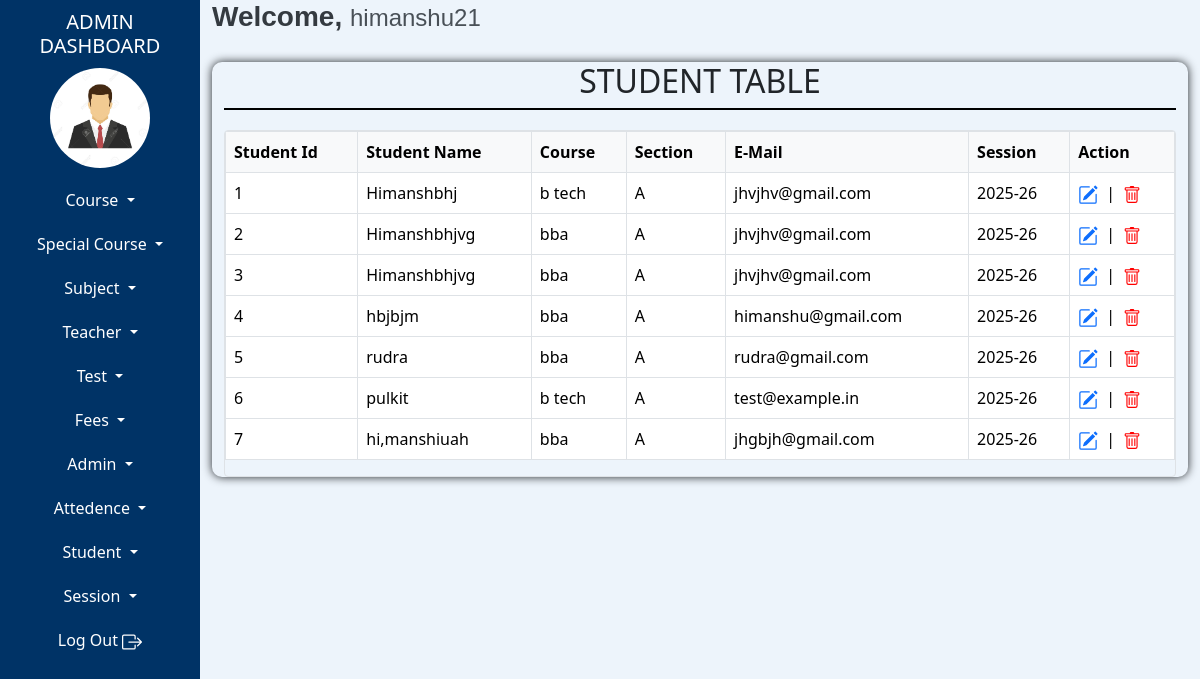
/admin/student-table.php (signed in), run on the app's committed database.
### tables this page shows
CREATE TABLE `tblstudent` (
  `studentId` int(100) NOT NULL AUTO_INCREMENT,
  `studentName` varchar(100) NOT NULL,
  `dob` date NOT NULL,
  `courseId` int(100) NOT NULL,
  `academicYearId` int(10) NOT NULL,
  `sessionId` int(100) NOT NULL,
  `studentNumber` varchar(15) NOT NULL,
  `studentGender` int(100) NOT NULL,
  `studentEmail` varchar(100) NOT NULL,
  `studentPassword` varchar(100) NOT NULL,
  `fatherName` varchar(100) NOT NULL,
  `motherName` varchar(100) NOT NULL,
  `parentNumber` varchar(15) NOT NULL,
  `parentEmail` varchar(100) NOT NULL,
  `dateOfRegistration` datetime(6) NOT NULL,
  `address` varchar(100) NOT NULL,
  `studentImage` varchar(300) DEFAULT NULL,
  `addedIpAddress` text NOT NULL,
  `addedDateTime` datetime(6) NOT NULL,
  `updatedIpAddress` text NOT NULL,
  `updatedDateTime` datetime NOT NULL,
  `section` varchar(10) NOT NULL DEFAULT 'A',
  PRIMARY KEY (`studentId`)
);

CREATE TABLE `tblcourse` (
  `courseId` int(10) NOT NULL AUTO_INCREMENT,
  `courseName` varchar(100) NOT NULL,
  `courseDuration` varchar(10) NOT NULL,
  `sessionId` int(10) NOT NULL,
  PRIMARY KEY (`courseId`)
);

CREATE TABLE `tblsession` (
  `sessionId` int(10) NOT NULL AUTO_INCREMENT,
  `sessionName` varchar(15) NOT NULL,
  `addedIpAddress` varchar(100) NOT NULL,
  `addedDateTime` datetime NOT NULL,
  `updatedIpAddress` varchar(100) NOT NULL,
  `updatedDateTime` datetime NOT NULL,
  `status` int(2) NOT NULL,
  PRIMARY KEY (`sessionId`)
);

### admin/fun-specialchar.php (called while the page is built)
<?php
function textSafe($text)
{
    return htmlspecialchars($text, ENT_QUOTES, 'UTF-8');
}
?>

### admin/student-table.php (the view, shortened to what this page needs)
<?php
include "admin-dashboard-top.php";
include "admin-dashboard-content.php";
include "fun-specialchar.php";
$query="SELECT * FROM tblstudent";
$stmt=$conn->prepare($query);
$stmt->execute();
?>
<!doctype html>
<html lang="en">
  <head>
    <link href="https://cdn.jsdelivr.net/npm/bootstrap@5.3.3/dist/css/bootstrap.min.css" rel="stylesheet">
  </head>
<body>
<div class="container-fluid">
    <div class="row">
        <div class="tbl-content">
            <div class="tbl-heading">
            <h2>STUDENT TABLE</h2>
            </div>
            <table class="table table-hover table-bordered">
              <thead>
                <tr>
                  <th scope="col">Student Id</th>
                  <th scope="col">Student Name</th>
                  <th scope="col">Course</th>
                  <th scope="col">Section</th>
                  <th scope="col">E-Mail</th>
                  <th scope="col">Session</th>
                  <th scope="col">Action</th>
                </tr>
              </thead>
              <tbody>
                <?php
                    while($result=$stmt->fetch())
                    {
                ?>
                    <tr>
                    <td><?php echo $result['studentId']; ?></td>
                      <td><?php echo textSafe($result['studentName']); ?></td>
                      <td>
                          <?php
                             $courseId=$result['courseId'];
                             $stmt2=$conn->prepare("SELECT * FROM tblcourse where courseId=:courseId");
                             $stmt2->bindParam(":courseId",$courseId);
                             $stmt2->execute();
                             $row=$stmt2->fetch();
                             echo $row ? $row["courseName"] : "<span class='text-danger'>Unknown Course</span>";
                          ?>
                      </td>
                      <td><?php echo $result['section']; ?></td>
                      <td><?php echo textSafe($result['studentEmail']); ?></td>
                    <td>
                        <?php
                            $sessionId = $result['sessionId'];
                            $sessionstmt=$conn->prepare("SELECT * FROM tblsession WHERE sessionId = :sessionId");
                            $sessionstmt->bindParam(":sessionId",$sessionId);
                            $sessionstmt->execute();
                            $session = $sessionstmt->fetch();
                            echo $session ? $session['sessionName'] : "<span class='text-danger'>Unknown Session</span>";
                        ?>
                    </td>
                    <td>
                        <div style="display: flex; align-items: center; gap: 8px;">
                            <a href="manage-student.php?studentId=<?php echo $result['studentId']; ?>" style="color: #0d6efd; text-decoration: none;">
                            </a>
                            <span>|</span>
                            <a href="delete-student.php?studentId=<?php echo $result['studentId']; ?>" style="color: red; text-decoration: none;">
                            </a>
                        </div>
                    </td>
                </tr>
                <?php
                }
                ?>
              </tbody>
            </table>
        </div>
    </div>
</div>
</body>
</div>
</div>
<?php
    include "admin-dashboard-footer.php";
?>

### admin/admin-dashboard-content.php (shortened to what this page needs)
<link href="https://cdn.jsdelivr.net/npm/bootstrap@5.3.3/dist/css/bootstrap.min.css" rel="stylesheet">
  </head>
  <body>
    <div class="container-fluid">
        <div class="row">
            <div class="col-md-2  left-side">
                <div class="heading">
                    <h5>ADMIN DASHBOARD</h5>
                </div>
                <div class="image">
                    <a href="admin-dashboard.php">
                    <?php
                        $query = "select * from tbladmin where adminId=:adminId";
                        $stmt=$conn->prepare($query);
                        $stmt->bindParam(":adminId",$adminId);
                        $stmt->execute();
                        $result = $stmt->fetch();
                        if (!empty($result['picture']))
                        {
                        	echo '<img src="'.$result['picture'].'" style=" height: 100px;" />';
                        }
                        else
                        {
                        	if ($result['adminGender'] == '1')
                        	{
                        		echo '<img src="images/female-logo.jpg" alt="Male" style="height: 100px; width: 100px;" />';
                        	}
                        	elseif ($result['adminGender'] == '2')
                        	{
                        		echo '<img src="images/male-logo.jpg" alt="Female" style="height: 100px; width: 100px;" />';
                        	}
                        }
                    ?>
                    </a>
                </div>
                <div class="buttons">
                    <div class="dropdown ">
                      <button class="btn dropdown-toggle w-100 nav-link left-btn" type="button" data-bs-toggle="dropdown" aria-expanded="false">
                        Course
                      </button>
                    </div>
                    <div class="dropdown ">
                      <button class="btn dropdown-toggle w-100 nav-link left-btn" type="button" data-bs-toggle="dropdown" aria-expanded="false">
                        Special Course
                      </button>
                    </div>
                    <div class="dropdown ">
                      <button class="btn dropdown-toggle w-100 nav-link left-btn" type="button" data-bs-toggle="dropdown" aria-expanded="false">
                        Subject
                      </button>
                    </div>
                    <div class="dropdown ">
                      <button class="btn dropdown-toggle w-100 nav-link left-btn" type="button" data-bs-toggle="dropdown" aria-expanded="false">
                        Teacher
                      </button>
                    </div>
                    <div class="dropdown ">
                      <button class="btn dropdown-toggle w-100 nav-link left-btn" type="button" data-bs-toggle="dropdown" aria-expanded="false">
                        Test
                      </button>
                    </div>
                    <div class="dropdown ">
                      <button class="btn dropdown-toggle w-100 nav-link left-btn" type="button" data-bs-toggle="dropdown" aria-expanded="false">
                        Fees
                      </button>
                    </div>
                    <div class="dropdown ">
                      <button class="btn dropdown-toggle w-100 nav-link left-btn" type="button" data-bs-toggle="dropdown" aria-expanded="false">
                        Admin
                      </button>
                    </div>
                    <div class="dropdown ">
                      <button class="btn dropdown-toggle w-100 nav-link left-btn" type="button" data-bs-toggle="dropdown" aria-expanded="false">
                        Attedence
                      </button>
                    </div>
                    <div class="dropdown ">
                      <button class="btn dropdown-toggle w-100 nav-link left-btn" type="button" data-bs-toggle="dropdown" aria-expanded="false">
                        Student
                      </button>
                    </div>
                    <div class="dropdown ">
                      <button class="btn dropdown-toggle w-100 nav-link left-btn" type="button" data-bs-toggle="dropdown" aria-expanded="false">
                        Session
                      </button>
                    </div>
                    <a href="logout-admin.php" class="btn left-btn w-100 nav-link">
                        Log Out
                    </a>
                </div>
            </div>
            <div class="col-md-10 col-sm-10 right-side">
                <div>
                    <h3 class="welcome-text">Welcome, <span class="admin-name"><?php echo $result['adminName']; ?></span></h3>
                </div>

### admin/admin-dashboard-content.php (style rules this page uses)
.left-side { background-color:#003366; color:white; height:200vh; }
.heading { text-align:center; margin:10px auto; }
.image { display:flex; justify-content:center; }
.image img { border-radius:60px; }
.left-btn { color:white; transition: background-color 0.3s ease; margin-top:20px; }
.right-side { background-color:#edf4fb; }
.welcome-text { font-family: 'Poppins', sans-serif; font-size: 28px; font-weight: 600; color: #343a40; }
.admin-name { font-family: 'Montserrat', sans-serif; font-size: 24px; font-weight: 400; color: #495057; }

### admin/student-table.php (style rules this page uses)
.tbl-heading { text-align:center; border-bottom:2px solid black; margin-bottom:20px; }
.tbl-content { box-shadow:0 0 10px; margin-top:20px; border-radius:10px; }

### admin/admin-dashboard-footer.php (style rules this page uses)
.table-responsive .table thead th { position: sticky; top: 0; z-index: 10; background-color: #f8f9fa; box-shadow: 0 2px 2px -1px rgba(0,0,0,0.4); }

### data on the page
tblstudent: studentId "1", studentName "Himanshbhj", courseId.courseName "b tech", section "A", studentEmail "jhvjhv@gmail.com", sessionId.sessionName "2025-26"
tblstudent: studentId "2", studentName "Himanshbhjvg", courseId.courseName "bba", section "A", studentEmail "jhvjhv@gmail.com", sessionId.sessionName "2025-26"
tblstudent: studentId "3", studentName "Himanshbhjvg", courseId.courseName "bba", section "A", studentEmail "jhvjhv@gmail.com", sessionId.sessionName "2025-26"
tblstudent: studentId "4", studentName "hbjbjm", courseId.courseName "bba", section "A", studentEmail "himanshu@gmail.com", sessionId.sessionName "2025-26"
tblstudent: studentId "5", studentName "rudra", courseId.courseName "bba", section "A", studentEmail "rudra@gmail.com", sessionId.sessionName "2025-26"
tblstudent: studentId "6", studentName "pulkit", courseId.courseName "b tech", section "A", studentEmail "test@example.in", sessionId.sessionName "2025-26"
tblstudent: studentId "7", studentName "hi,manshiuah", courseId.courseName "bba", section "A", studentEmail "jhgbjh@gmail.com", sessionId.sessionName "2025-26"

### other printed values
$result['adminName'] "himanshu21"
